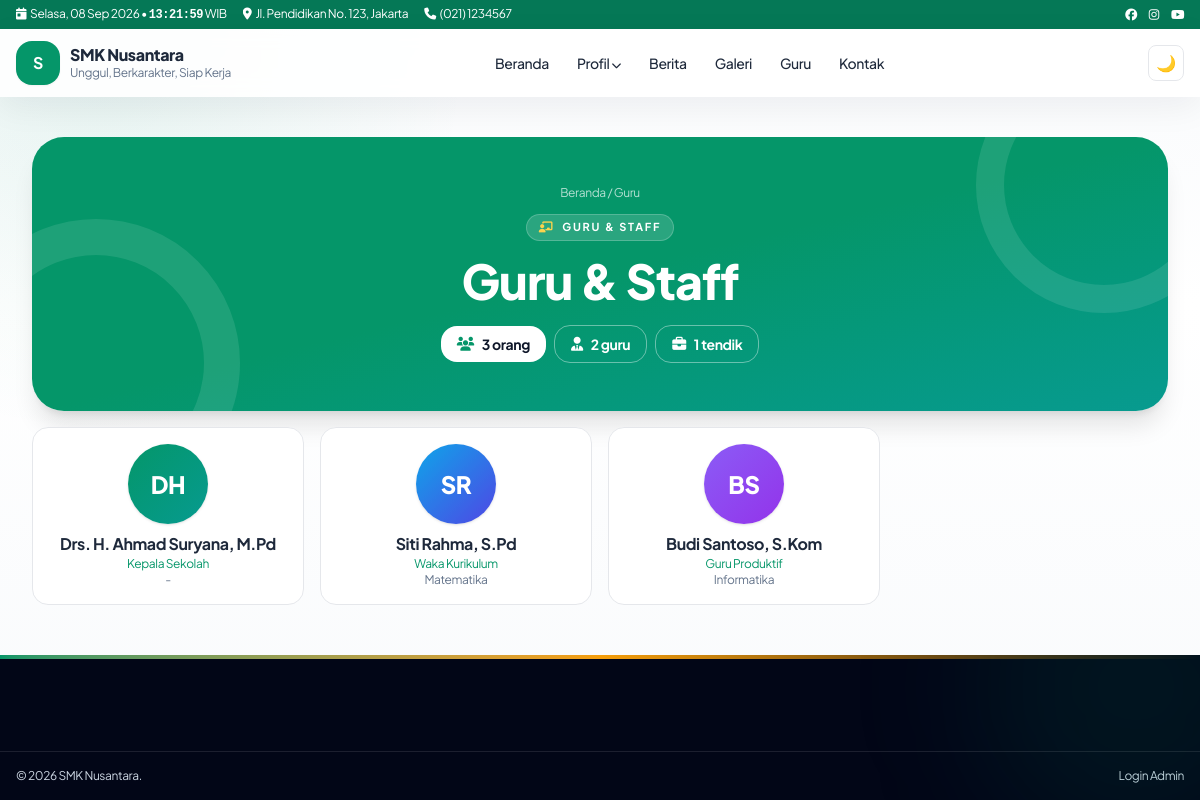
Screenshot of /guru with the database file from the repository.
### tables this page shows
CREATE TABLE IF NOT EXISTS settings (
  id INT UNSIGNED AUTO_INCREMENT PRIMARY KEY,
  `key` VARCHAR(100) NOT NULL UNIQUE,
  `value` TEXT DEFAULT NULL,
  updated_at TIMESTAMP DEFAULT CURRENT_TIMESTAMP ON UPDATE CURRENT_TIMESTAMP
);

CREATE TABLE IF NOT EXISTS menu_items (
  id INT UNSIGNED AUTO_INCREMENT PRIMARY KEY,
  menu_id INT UNSIGNED NOT NULL,
  parent_id INT UNSIGNED DEFAULT NULL,
  label VARCHAR(150) NOT NULL,
  url VARCHAR(500) NOT NULL,
  target VARCHAR(20) DEFAULT '_self',
  sort_order INT DEFAULT 0,
  is_active TINYINT(1) DEFAULT 1,
  kind VARCHAR(20) NOT NULL DEFAULT 'link',
  mega_id INT UNSIGNED DEFAULT NULL,
  INDEX idx_menu_parent (menu_id, parent_id, sort_order),
  CONSTRAINT fk_mi_menu FOREIGN KEY (menu_id) REFERENCES menus(id) ON DELETE CASCADE,
  CONSTRAINT fk_mi_parent FOREIGN KEY (parent_id) REFERENCES menu_items(id) ON DELETE CASCADE
);

CREATE TABLE IF NOT EXISTS teachers (
  id INT UNSIGNED AUTO_INCREMENT PRIMARY KEY,
  name VARCHAR(150) NOT NULL,
  nip VARCHAR(60) DEFAULT NULL,
  position VARCHAR(100) NOT NULL DEFAULT 'Guru',
  type ENUM('guru','tendik') DEFAULT 'guru',
  photo VARCHAR(255) DEFAULT NULL,
  education VARCHAR(255) DEFAULT NULL,
  subject VARCHAR(150) DEFAULT NULL,
  description TEXT DEFAULT NULL,
  is_active TINYINT(1) DEFAULT 1,
  sort_order INT DEFAULT 0,
  created_at TIMESTAMP DEFAULT CURRENT_TIMESTAMP,
  updated_at TIMESTAMP DEFAULT CURRENT_TIMESTAMP ON UPDATE CURRENT_TIMESTAMP,
  INDEX idx_active_order (is_active, sort_order)
);

### core/Router.php (called while the page is built, shortened)
<?php
final class Router {
 public static function dispatch(): void {
  require ROOT . '/pages/router.php';
 }
}

### index.php (called while the page is built, shortened)
<?php
require __DIR__ . '/config/database.php';
Router::dispatch();

### core/Database.php (called while the page is built, shortened)
<?php
final class Database {
    private static ?PDO $pdo = null;
    public static function conn(): PDO {
        if (self::$pdo) return self::$pdo;
        $c = require dirname(__DIR__) . '/config/database.php';
        $dsn = "mysql:host={$c['host']};dbname={$c['name']};charset={$c['charset']}";
        self::$pdo = new PDO($dsn, $c['user'], $c['pass'], [
            PDO::ATTR_ERRMODE => PDO::ERRMODE_EXCEPTION,
            PDO::ATTR_DEFAULT_FETCH_MODE => PDO::FETCH_ASSOC,
            PDO::ATTR_EMULATE_PREPARES => false,
        ]);
        return self::$pdo;
    }
    public static function setting(string $key, string $def = ''): string {
        try {
            $s = self::conn()->prepare('SELECT `value` FROM settings WHERE `key`=?');
            $s->execute([$key]);
            return (string)($s->fetchColumn() ?? $def);
        } catch (Throwable) { return $def; }
    }
}

### core/Helper.php (called while the page is built, shortened)
<?php
final class Helper {
    public static function e(?string $v): string { return htmlspecialchars((string)$v, ENT_QUOTES, 'UTF-8'); }
    public static function url(string $p = ''): string { return rtrim(BASE_URL, '/') . '/' . ltrim($p, '/'); }
    public static function menuUrl(string $u): array {
        $u = trim($u);
        $low = strtolower($u);
        return [self::url(ltrim($u, '/')), '_self'];
    }
}

### pages/teachers.php (the view, shortened to what this page needs)
<?php if((Database::setting('guru_show','1')==='0')){ http_response_code(404); require ROOT.'/templates/error/404.php'; exit; } $t=$db->query("SELECT * FROM teachers WHERE is_active=1 ORDER BY sort_order")->fetchAll(); $gTitle=Database::setting('guru_title','Guru & Staff'); if(trim($gTitle)==='')$gTitle='Guru & Staff'; $gDesc=Database::setting('guru_desc',''); $metaTitle=$gTitle.' - '.Database::setting('school_name','Sekolah'); require ROOT."/templates/frontend/header.php"; ?>
<div class="w-full px-4 md:px-8 py-10">
<?php
$heroBadge='<i class="fa fa-chalkboard-user text-amber-300"></i>'.Helper::e($gTitle);
$heroCrumb='<a href="'.Helper::url().'" class="hover:text-white">Beranda</a> / Guru';
require ROOT."/templates/frontend/page-hero.php"; ?>
<?php $gCols=Database::setting('guru_cols','4'); if(!in_array($gCols,['2','3','4'],true))$gCols='4'; $gGrid=$gCols==='2'?'sm:grid-cols-2':($gCols==='3'?'sm:grid-cols-2 md:grid-cols-3':'sm:grid-cols-2 md:grid-cols-4'); ?>
<?php if(!$t): ?><div class="bg-white border rounded-2xl p-10 text-center mt-4 text-slate-500">Belum ada data guru</div><?php else: ?><div class="grid <?= $gGrid ?> gap-4 mt-4"><?php $avCols=['from-emerald-500 to-teal-600','from-sky-500 to-indigo-600','from-violet-500 to-purple-600','from-amber-500 to-orange-600','from-rose-500 to-pink-600','from-cyan-500 to-sky-600']; foreach($t as $gi=>$g): $initials=implode('',array_map(fn($w)=>mb_strtoupper(mb_substr($w,0,1)),array_slice(preg_split('/\s+/',trim($g['name']??'?')),0,2))); $avBg=$avCols[$gi%count($avCols)]; ?><div class="bg-white dark:bg-slate-800 border rounded-2xl overflow-hidden text-center p-4 card-hover reveal"><div class="w-20 h-20 mx-auto rounded-full grid place-items-center overflow-hidden <?= !empty($g['photo'])?'bg-emerald-100':'bg-gradient-to-br '.$avBg.' text-white font-extrabold text-2xl shadow' ?>"><?php if(!empty($g["photo"])): ?><img src="<?= Helper::upload($g["photo"]) ?>" alt="<?= Helper::e($g["name"]) ?>" class="w-full h-full object-cover" loading="lazy"><?php else: ?><?= Helper::e($initials) ?><?php endif; ?></div><p class="font-bold mt-2"><?= Helper::e($g["name"]) ?></p><p class="text-xs text-emerald-700"><?= Helper::e($g["position"]) ?></p><p class="text-xs text-slate-500"><?= Helper::e($g["subject"]??"") ?></p></div><?php endforeach; ?></div><?php endif; ?></div><?php require ROOT."/templates/frontend/footer.php"; ?>

### templates/frontend/navbar.php (shortened to what this page needs)
<?php
$top_addr = Database::setting('address','Jl. Pendidikan No.123');
$top_phone = Database::setting('phone','(021) 1234567');
$school = Database::setting('school_name','SMK Nusantara');
$tagline = Database::setting('tagline','Unggul, Berkarakter');
$logo = Database::setting('logo','');
try {
$db = Database::conn();
$mm = $db->query("SELECT * FROM menus WHERE location='primary' LIMIT 1")->fetch();
$items = [];
if ($mm) {
  $st = $db->prepare("SELECT * FROM menu_items WHERE menu_id=? AND is_active=1 ORDER BY sort_order");
  $st->execute([$mm['id']]); $items = $st->fetchAll();
}
} catch (Throwable) { $items=[]; $mega=[]; }
function menuTree($items,$parent=null){ $o=[]; foreach($items as $i){ if(($i['parent_id']??null)==$parent) $o[]=$i; } return $o; }
function menuLink($u,$forceTarget=null){ [$href,$t]=Helper::menuUrl($u); $t=$forceTarget?:$t; return 'href="'.Helper::e($href).'"'.($t==='_blank'?' target="_blank" rel="noopener noreferrer"':''); }
?>
<div class="bg-emerald-700 text-white text-xs hidden md:block"><div class="max-w-7xl mx-auto px-4 py-1.5 flex justify-between items-center gap-3">
<div class="flex gap-4 min-w-0"><span class="shrink-0"><i class="fa fa-calendar-day mr-1"></i><span data-clock-date><?= Helper::tgl(date('Y-m-d')) ?></span> • <span data-clock-time class="font-mono font-bold"><?= date('H:i:s') ?></span> WIB</span><span class="truncate"><i class="fa fa-location-dot mr-1"></i><?= Helper::e($top_addr) ?></span><span class="hidden lg:inline"><i class="fa fa-phone mr-1"></i><?= Helper::e($top_phone) ?></span><span class="hidden xl:inline"><i class="fa fa-envelope mr-1"></i><?= Helper::e($top_email) ?></span></div>
<div class="flex gap-3"><a href="#" aria-label="Facebook"><i class="fab fa-facebook"></i></a><a href="#" aria-label="Instagram"><i class="fab fa-instagram"></i></a><a href="#" aria-label="Youtube"><i class="fab fa-youtube"></i></a></div>
</div></div>
<header id="mainNav" class="sticky top-0 z-50 bg-white/90 dark:bg-slate-900/90 backdrop-blur border-b-0 transition">
<div class="max-w-7xl mx-auto px-4 py-3 flex items-center justify-between gap-3">
<a href="<?= Helper::url() ?>" class="flex items-center gap-2.5"><?php if($logo): ?><img src="<?= Helper::upload($logo) ?>" alt="Logo <?= Helper::e($school) ?>" class="h-11 w-auto object-contain shrink-0"><?php else: ?><span class="w-11 h-11 rounded-xl bg-emerald-600 text-white grid place-items-center font-bold shadow-sm"><?= Helper::e(mb_substr($school,0,1)) ?></span><?php endif; ?><span><span class="block font-extrabold leading-tight"><?= Helper::e($school) ?></span><span class="block text-xs text-slate-500"><?= Helper::e($tagline) ?></span></span></a>
<nav class="hidden lg:flex items-center gap-1 text-sm font-medium" id="deskMenu">
<?php foreach(menuTree($items) as $m): $ch=menuTree($items,$m['id']); $hasMega=false;
if(!$hasMega){ foreach($mega as $g){ if(($g['label']??'')===$m['label']) $hasMega=$g; } } ?>
<?php if($hasMega): $cols=json_decode($hasMega['columns_json']??'[]',true)?:[]; ?>
<div class="relative group"><button class="px-3 py-2 rounded-lg hover:bg-emerald-50"><?= Helper::e($m['label']) ?> <i class="fa fa-chevron-down text-[10px]"></i></button>
<div class="absolute left-1/2 -translate-x-1/2 top-full pt-2 opacity-0 invisible group-hover:opacity-100 group-hover:visible transition"><div class="bg-white dark:bg-slate-800 rounded-2xl shadow-xl border p-6 grid grid-cols-3 gap-6 w-[640px] max-w-[90vw]">
<?php foreach($cols as $c): ?><div><p class="font-bold text-xs uppercase text-emerald-700 mb-2"><?= Helper::e($c['title']??'') ?></p><?php foreach($c['links']??[] as $l): ?><a href="<?= Helper::e($l['url']??'#') ?>" class="block py-1 text-slate-600 dark:text-slate-300 hover:text-emerald-600"><?= Helper::e($l['label']??'') ?></a><?php endforeach; ?></div><?php endforeach; ?>
</div></div></div>
<?php elseif($ch): ?><div class="relative group"><a <?= menuLink($m['url'],$m['target']??null) ?> class="px-3 py-2 rounded-lg hover:bg-emerald-50 inline-block"><?= Helper::e($m['label']) ?> <i class="fa fa-chevron-down text-[10px]"></i></a>
</div>
<?php else: ?><a <?= menuLink($m['url'],$m['target']??null) ?> class="px-3 py-2 rounded-lg hover:bg-emerald-50"><?= Helper::e($m['label']) ?></a><?php endif; ?><?php endforeach; ?>
</nav>
<div class="flex items-center gap-2"><button id="darkBtn" class="w-9 h-9 rounded-lg border grid place-items-center" aria-label="Tema"></button></div>
</div>
</header>

### templates/frontend/footer.php (shortened to what this page needs)
</main>
<?php
$ft = Database::setting('footer_text',Database::setting('school_name',''));
?>
<footer class="relative overflow-hidden bg-slate-950 text-slate-300 mt-auto w-full">
<div class="absolute inset-x-0 top-0 h-1 bg-gradient-to-r from-emerald-600 via-amber-500 to-emerald-600"></div>
<div class="absolute -top-32 -right-24 w-80 h-80 rounded-full bg-emerald-600/10 blur-3xl pointer-events-none"></div>
<div class="max-w-7xl mx-auto px-4 py-12 grid md:grid-cols-4 gap-8 text-sm">
</div>
<div class="border-t border-white/10"><div class="max-w-7xl mx-auto px-4 py-4 flex flex-col md:flex-row justify-between text-xs gap-2">
<span>&copy; <?= date('Y') ?> <?= Helper::e($ft) ?>.</span>
<a href="<?= Helper::url('admin/login') ?>" target="_blank" rel="noopener noreferrer" class="hover:text-white">Login Admin</a>
</div></div>
</footer>
</body></html>

### assets/css/style.css (style rules this page uses)
:root { --font-body:"Plus Jakarta Sans",system-ui,-apple-system,"Segoe UI",sans-serif }
html,body,input,select,textarea,button { font-family:var(--font-body)!important }
.reveal { opacity:1 }
.reveal.show { animation:revealIn .7s cubic-bezier(.16,1,.3,1) both }
.card-hover,[class*="rounded-2xl"].border,[class*="rounded-3xl"].border { transition:transform .28s cubic-bezier(.16,1,.3,1),box-shadow .28s ease,border-color .28s ease }
html,body { max-width:100%;overflow-x:clip }
body { position:relative }
main,header,footer { max-width:100% }
main .grid>*,main .flex>* { min-width:0;max-width:100% }
main>div { max-width:100%;min-width:0 }
.reveal { min-width:0;max-width:100%;overflow-wrap:anywhere }
html { height:100% }
body.site-shell { min-height:100vh;display:flex;flex-direction:column }
body.site-shell>footer { margin-top:auto;flex-shrink:0;width:100% }

### rows the page displays
settings: value "Jl. Pendidikan No. 123, Jakarta"
settings: value "(021) 1234567"
settings: value "S", value "SMK Nusantara"
settings: value "Unggul, Berkarakter, Siap Kerja"
menu_items: label "Beranda"
menu_items: label "Profil"
menu_items: label "Berita"
menu_items: label "Galeri"
menu_items: label "Guru"
menu_items: label "Kontak"
teachers: name "DH", name "Drs. H. Ahmad Suryana, M.Pd", position "Kepala Sekolah", subject "-"
teachers: name "SR", name "Siti Rahma, S.Pd", position "Waka Kurikulum", subject "Matematika"
teachers: name "BS", name "Budi Santoso, S.Kom", position "Guru Produktif", subject "Informatika"

### other values shown
Helper::e($gTitle) "GURU & STAFF"
Helper::e($heroTitle) "Guru & Staff"
Helper::e($st['label']??'') "3 orang"
Helper::e($st['label']??'') "2 guru"
Helper::e($st['label']??'') "1 tendik"
